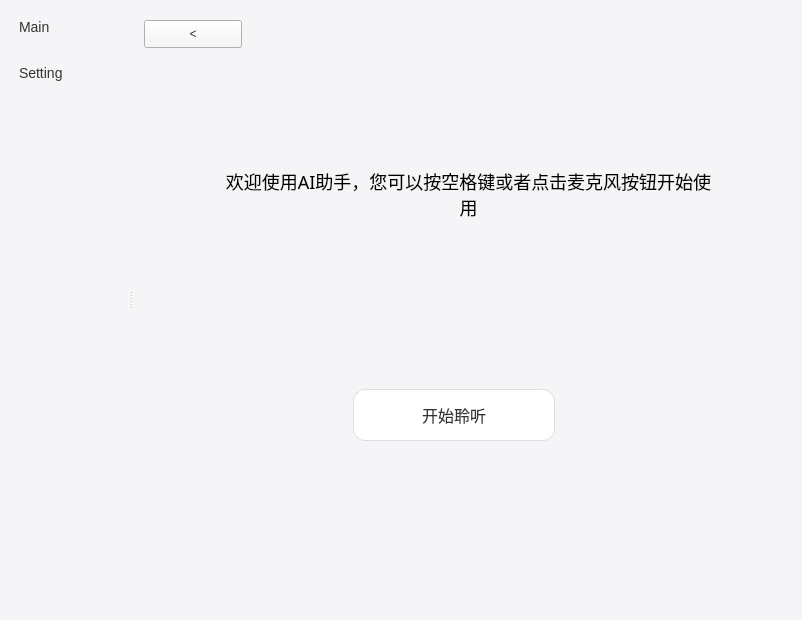
<?xml version="1.0" encoding="UTF-8"?>
<ui version="4.0">
 <class>MainWindow</class>
 <widget class="QMainWindow" name="MainWindow">
  <property name="geometry">
   <rect>
    <x>0</x>
    <y>0</y>
    <width>800</width>
    <height>600</height>
   </rect>
  </property>
  <property name="windowTitle">
   <string>MainWindow</string>
  </property>
  <property name="styleSheet">
   <string notr="true">/* 全局背景色和字体颜色 */
QWidget {
    background-color: #F5F5F7; /* 浅灰色背景，类似苹果风格 */
    color: #333333; /* 深灰色字体 */
    font-family: &quot;Microsoft YaHei&quot;, &quot;微软雅黑&quot;, &quot;PingFang SC&quot;, sans-serif; /* 设置更美观的字体 */
}

/* 侧边栏按钮样式 */
#sidebarWidget QPushButton {
    border: none; /* 移除边框 */
    padding: 10px;
    text-align: left; /* 文字左对齐 */
    border-radius: 8px; /* 圆角 */
    font-size: 14px;
}

/* 侧边栏按钮 - 鼠标悬停效果 */
#sidebarWidget QPushButton:hover {
    background-color: #E8E8ED;
}

/* 侧边栏按钮 - 当前选中效果 (需要代码配合) */
#sidebarWidget QPushButton:checked {
    background-color: #FFFFFF;
    font-weight: bold;
}

/* 麦克风按钮样式 */
#micButton {
    min-height: 50px; /* 增大最小高度 */
    max-width: 200px; /* 限制最大宽度 */
    border: 1px solid #DCDCE1;
    background-color: #FFFFFF;
    border-radius: 12px;
    font-size: 16px;
}

/* 麦克风按钮 - 鼠标悬停效果 */
#micButton:hover {
    border-color: #C7C7CC;
}

/* 麦克风按钮 - 按下效果 */
#micButton:pressed {
    background-color: #F5F5F7;
}

/* 欢迎语标签样式 */
#welcomeLabel {
    font-size: 18px;
    color: #000000;
}</string>
  </property>
  <widget class="QWidget" name="centralwidget">
   <layout class="QHBoxLayout" name="horizontalLayout">
    <item>
     <widget class="QSplitter" name="splitter">
      <property name="orientation">
       <enum>Qt::Orientation::Horizontal</enum>
      </property>
      <widget class="QWidget" name="sidebarWidget" native="true">
       <property name="minimumSize">
        <size>
         <width>120</width>
         <height>570</height>
        </size>
       </property>
       <layout class="QVBoxLayout" name="verticalLayout">
        <property name="spacing">
         <number>10</number>
        </property>
        <item>
         <widget class="QPushButton" name="mainMenuButton">
          <property name="text">
           <string>Main</string>
          </property>
          <property name="icon">
           <iconset theme="QIcon::ThemeIcon::GoHome"/>
          </property>
         </widget>
        </item>
        <item>
         <widget class="QPushButton" name="settingsMenuButton">
          <property name="text">
           <string>Setting</string>
          </property>
          <property name="icon">
           <iconset theme="QIcon::ThemeIcon::DocumentProperties"/>
          </property>
         </widget>
        </item>
        <item>
         <spacer name="verticalSpacer">
          <property name="orientation">
           <enum>Qt::Orientation::Vertical</enum>
          </property>
          <property name="sizeHint" stdset="0">
           <size>
            <width>20</width>
            <height>40</height>
           </size>
          </property>
         </spacer>
        </item>
       </layout>
      </widget>
      <widget class="QStackedWidget" name="mainStackedWidget">
       <property name="minimumSize">
        <size>
         <width>660</width>
         <height>580</height>
        </size>
       </property>
       <widget class="QWidget" name="mainPage">
        <widget class="QLabel" name="welcomeLabel">
         <property name="geometry">
          <rect>
           <x>90</x>
           <y>110</y>
           <width>491</width>
           <height>151</height>
          </rect>
         </property>
         <property name="font">
          <font>
           <family>Microsoft YaHei</family>
           <pointsize>-1</pointsize>
          </font>
         </property>
         <property name="text">
          <string>欢迎使用AI助手，您可以按空格键或者点击麦克风按钮开始使用</string>
         </property>
         <property name="alignment">
          <set>Qt::AlignmentFlag::AlignCenter</set>
         </property>
         <property name="wordWrap">
          <bool>true</bool>
         </property>
        </widget>
        <widget class="QPushButton" name="micButton">
         <property name="geometry">
          <rect>
           <x>220</x>
           <y>380</y>
           <width>202</width>
           <height>52</height>
          </rect>
         </property>
         <property name="text">
          <string>开始聆听</string>
         </property>
         <property name="icon">
          <iconset theme="QIcon::ThemeIcon::AudioInputMicrophone"/>
         </property>
         <property name="iconSize">
          <size>
           <width>32</width>
           <height>32</height>
          </size>
         </property>
        </widget>
        <widget class="QPushButton" name="toggleButton">
         <property name="geometry">
          <rect>
           <x>11</x>
           <y>11</y>
           <width>98</width>
           <height>28</height>
          </rect>
         </property>
         <property name="text">
          <string>&lt;</string>
         </property>
        </widget>
       </widget>
       <widget class="QWidget" name="settingsPage">
        <widget class="QLabel" name="label_2">
         <property name="geometry">
          <rect>
           <x>230</x>
           <y>100</y>
           <width>271</width>
           <height>171</height>
          </rect>
         </property>
         <property name="font">
          <font>
           <family>Microsoft YaHei</family>
           <pointsize>14</pointsize>
          </font>
         </property>
         <property name="text">
          <string>系统设置页面</string>
         </property>
         <property name="alignment">
          <set>Qt::AlignmentFlag::AlignCenter</set>
         </property>
        </widget>
       </widget>
      </widget>
     </widget>
    </item>
   </layout>
  </widget>
  <widget class="QMenuBar" name="menubar">
   <property name="geometry">
    <rect>
     <x>0</x>
     <y>0</y>
     <width>800</width>
     <height>26</height>
    </rect>
   </property>
  </widget>
  <widget class="QStatusBar" name="statusbar"/>
 </widget>
 <resources/>
 <connections/>
</ui>
